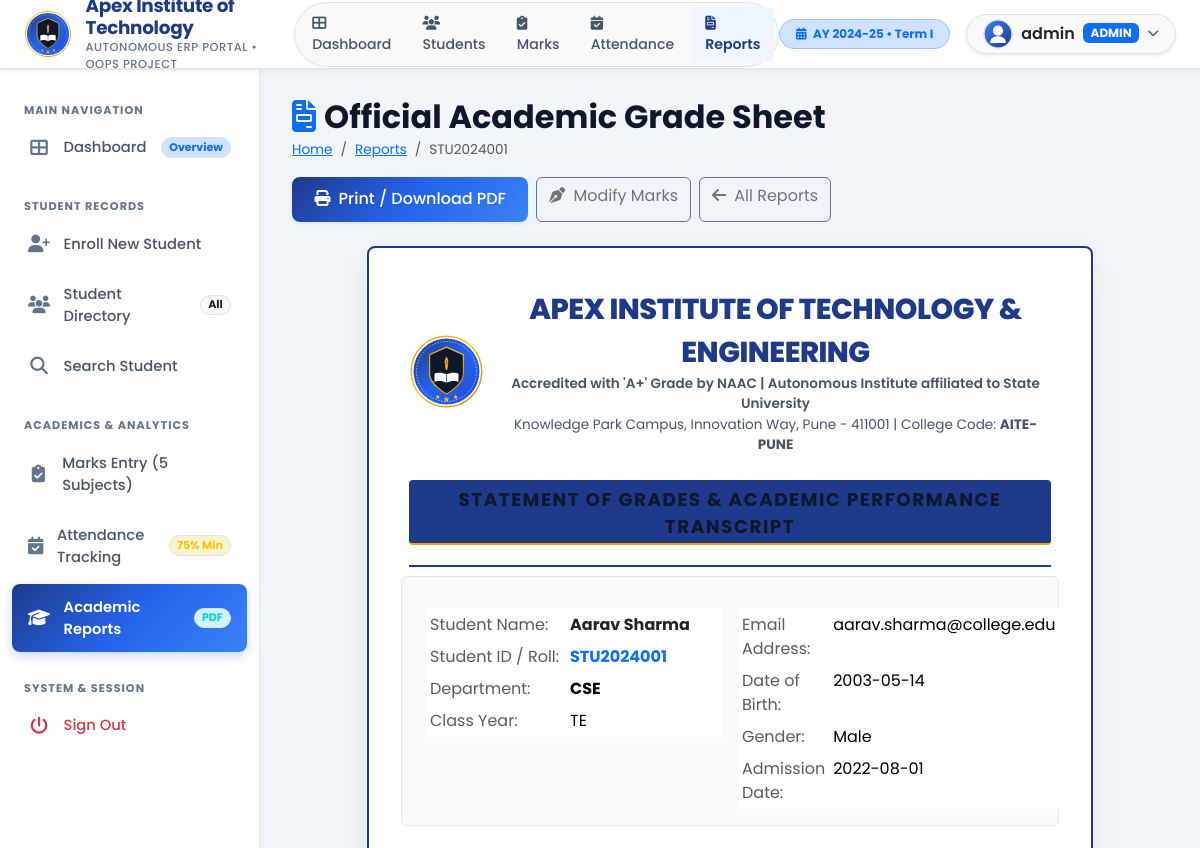
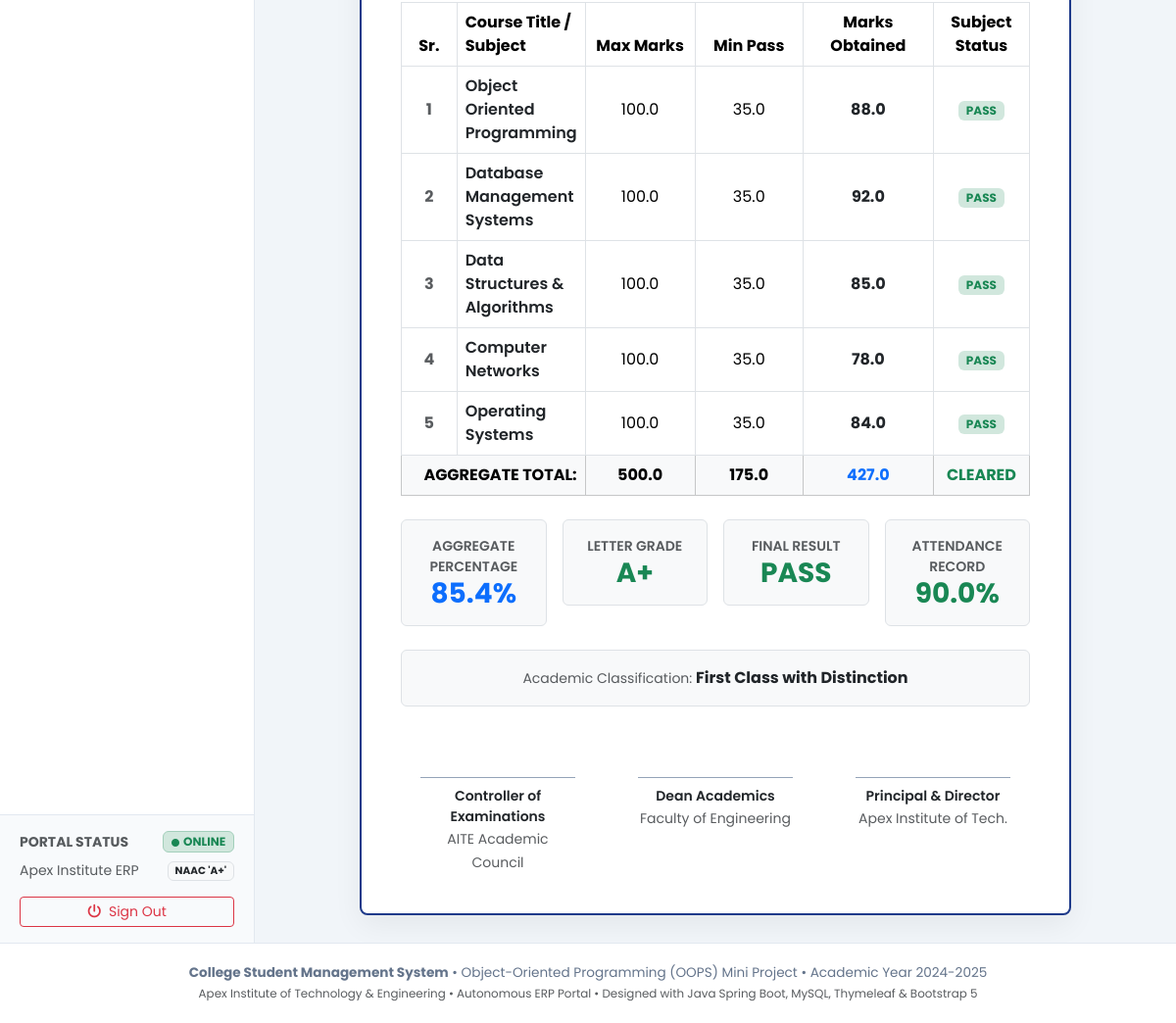
The page /reports/1 (signed in) on the database its author committed (2 pictures, top to bottom).
### tables this page shows
CREATE TABLE students (
        id INTEGER PRIMARY KEY AUTOINCREMENT,
        student_id TEXT UNIQUE NOT NULL,
        name TEXT NOT NULL,
        department TEXT NOT NULL,
        class_year TEXT NOT NULL,
        email TEXT UNIQUE NOT NULL,
        phone TEXT NOT NULL,
        address TEXT,
        dob TEXT NOT NULL,
        gender TEXT NOT NULL,
        admission_date TEXT NOT NULL
    );

CREATE TABLE marks (
        id INTEGER PRIMARY KEY AUTOINCREMENT,
        student_id INTEGER NOT NULL,
        subject TEXT NOT NULL,
        marks_obtained REAL NOT NULL,
        max_marks REAL DEFAULT 100.0,
        FOREIGN KEY (student_id) REFERENCES students(id) ON DELETE CASCADE
    );

### server.py (the view)
@app.route('/reports/<int:id>')
@login_required
def marksheet(id):
    conn = get_db()
    cursor = conn.cursor()
    cursor.execute('SELECT * FROM students WHERE id = ?', (id,))
    student = cursor.fetchone()
    if not student:
        conn.close()
        flash('Student record not found.', 'error')
        return redirect(url_for('reports_list'))
    cursor.execute('SELECT subject, marks_obtained, max_marks FROM marks WHERE student_id = ?', (id,))
    marks_rows = cursor.fetchall()
    marks = [{'subject': r['subject'], 'marks_obtained': r['marks_obtained'], 'max_marks': r['max_marks']} for r in marks_rows]
    existing_subs = {m['subject'] for m in marks}
    for sub in SUBJECTS:
        if sub not in existing_subs:
            marks.append({'subject': sub, 'marks_obtained': 0.0, 'max_marks': 100.0})
    m_list = [m['marks_obtained'] for m in marks]
    total_marks = sum(m_list)
    pct = round((total_marks / 500 * 100), 2)
    grade, result_status, classification = compute_grades(pct, m_list)
    cursor.execute('SELECT total_classes, attended_classes FROM attendance WHERE student_id = ?', (id,))
    att = cursor.fetchone()
    att_pct = 0.0
    if att and att['total_classes'] > 0:
        att_pct = round((att['attended_classes'] / att['total_classes'] * 100), 2)
    conn.close()
    report_data = {
        'id': student['id'],
        'student_id': student['student_id'],
        'name': student['name'],
        'department': student['department'],
        'class_year': student['class_year'],
        'email': student['email'],
        'phone': student['phone'],
        'dob': student['dob'],
        'gender': student['gender'],
        'admission_date': student['admission_date'],
        'marks': marks,
        'total_marks': total_marks,
        'percentage': pct,
        'grade': grade,
        'result_status': result_status,
        'classification': classification,
        'attendance_pct': att_pct
    }
    return render_template('marksheet.html', active_page='reports', report=report_data)

### web_templates/marksheet.html (shortened to what this page needs)
{% extends "layout.html" %}
{% block content %}
<div class="page-title-box no-print d-flex justify-content-between align-items-center mb-4">
    <div>
        <h2 class="fw-bold mb-1"><i class="fas fa-file-invoice text-primary me-2"></i>Official Academic Grade Sheet</h2>
        <nav aria-label="breadcrumb">
            <ol class="breadcrumb mb-0">
                <li class="breadcrumb-item"><a href="/dashboard">Home</a></li>
                <li class="breadcrumb-item"><a href="/reports">Reports</a></li>
                <li class="breadcrumb-item active" aria-current="page">{{ report.student_id }}</li>
            </ol>
        </nav>
    </div>
    <div class="d-flex gap-2">
        <button type="button" class="btn btn-primary shadow-sm" onclick="window.print()">
            <i class="fas fa-print me-1"></i> Print / Download PDF
        </button>
        <a href="/marks/entry/{{ report.id }}" class="btn btn-outline-secondary">
            <i class="fas fa-pen-nib me-1"></i> Modify Marks
        </a>
        <a href="/reports" class="btn btn-outline-secondary">
            <i class="fas fa-arrow-left me-1"></i> All Reports
        </a>
    </div>
</div>
<div class="row justify-content-center">
    <div class="col-lg-10">
        <div class="marksheet-card">
            <div class="marksheet-header">
                <div class="d-flex align-items-center justify-content-center gap-3 mb-2">
                    <img src="/static/images/logo.svg" alt="Apex Crest" style="height: 75px; width: 75px;">
                    <div>
                        <div class="college-title">Apex Institute of Technology &amp; Engineering</div>
                        <div class="college-meta fw-semibold">
                            Accredited with 'A+' Grade by NAAC | Autonomous Institute affiliated to State University
                        </div>
                        <div class="college-meta">
                            Knowledge Park Campus, Innovation Way, Pune - 411001 | College Code: <strong>AITE-PUNE</strong>
                        </div>
                    </div>
                </div>
                <div class="doc-title">
                    STATEMENT OF GRADES &amp; ACADEMIC PERFORMANCE TRANSCRIPT
                </div>
            </div>
            <div class="row g-3 mb-4 p-3 rounded" style="background-color: #f8fafc; border: 1px solid #e2e8f0;">
                <div class="col-md-6">
                    <table class="table table-sm table-borderless mb-0">
                        <tr>
                            <td class="text-muted" style="width: 140px;">Student Name:</td>
                            <td class="fw-bold text-dark">{{ report.name }}</td>
                        </tr>
                        <tr>
                            <td class="text-muted">Student ID / Roll:</td>
                            <td class="fw-bold text-primary">{{ report.student_id }}</td>
                        </tr>
                        <tr>
                            <td class="text-muted">Department:</td>
                            <td><strong>{{ report.department }}</strong></td>
                        </tr>
                        <tr>
                            <td class="text-muted">Class Year:</td>
                            <td>{{ report.class_year }}</td>
                        </tr>
                    </table>
                </div>
                <div class="col-md-6">
                    <table class="table table-sm table-borderless mb-0">
                        <tr>
                            <td class="text-muted" style="width: 140px;">Email Address:</td>
                            <td>{{ report.email }}</td>
                        </tr>
                        <tr>
                            <td class="text-muted">Date of Birth:</td>
                            <td>{{ report.dob }}</td>
                        </tr>
                        <tr>
                            <td class="text-muted">Gender:</td>
                            <td>{{ report.gender }}</td>
                        </tr>
                        <tr>
                            <td class="text-muted">Admission Date:</td>
                            <td>{{ report.admission_date }}</td>
                        </tr>
                    </table>
                </div>
            </div>
            <div class="table-responsive mb-4">
                <table class="table table-bordered align-middle text-center mb-0">
                    <thead style="background-color: #1e3a8a; color: #ffffff;">
                        <tr>
                            <th style="width: 60px;">Sr.</th>
                            <th class="text-start">Course Title / Subject</th>
                            <th style="width: 120px;">Max Marks</th>
                            <th style="width: 120px;">Min Pass</th>
                            <th style="width: 140px;">Marks Obtained</th>
                            <th style="width: 100px;">Subject Status</th>
                        </tr>
                    </thead>
                    <tbody>
                        {% for mark in report.marks %}
                        <tr>
                            <td class="fw-bold text-muted">{{ loop.index }}</td>
                            <td class="text-start fw-semibold text-dark">{{ mark.subject }}</td>
                            <td>100.0</td>
                            <td>35.0</td>
                            <td class="fw-bold {{ 'text-danger' if mark.marks_obtained < 35.0 else 'text-dark' }}">
                                {{ mark.marks_obtained }}
                            </td>
                            <td>
                                {% if mark.marks_obtained >= 35.0 %}
                                    <span class="badge bg-success-subtle text-success">PASS</span>
                                {% else %}
                                    <span class="badge bg-danger-subtle text-danger fw-bold">FAIL</span>
                                {% endif %}
                            </td>
                        </tr>
                        {% endfor %}
                    </tbody>
                    <tfoot class="table-light fw-bold">
                        <tr>
                            <td colspan="2" class="text-end">AGGREGATE TOTAL:</td>
                            <td>500.0</td>
                            <td>175.0</td>
                            <td class="text-primary">{{ report.total_marks }}</td>
                            <td>
                                {% if report.result_status == 'PASS' %}
                                    <span class="text-success">CLEARED</span>
                                {% else %}
                                    <span class="text-danger">BACKLOG</span>
                                {% endif %}
                            </td>
                        </tr>
                    </tfoot>
                </table>
            </div>
            <div class="row g-3 mb-4">
                <div class="col-md-3">
                    <div class="p-3 rounded border text-center bg-light">
                        <small class="text-muted d-block text-uppercase fw-semibold">Aggregate Percentage</small>
                        <h3 class="fw-bold mb-0 text-primary">{{ report.percentage }}%</h3>
                    </div>
                </div>
                <div class="col-md-3">
                    <div class="p-3 rounded border text-center bg-light">
                        <small class="text-muted d-block text-uppercase fw-semibold">Letter Grade</small>
                        <h3 class="fw-bold mb-0 {{ 'text-success' if report.grade in ['O', 'A+', 'A'] else ('text-warning' if report.grade in ['B', 'C', 'D'] else 'text-danger') }}">
                            {{ report.grade }}
                        </h3>
                    </div>
                </div>
                <div class="col-md-3">
                    <div class="p-3 rounded border text-center bg-light">
                        <small class="text-muted d-block text-uppercase fw-semibold">Final Result</small>
                        <h3 class="fw-bold mb-0 {{ 'text-success' if report.result_status == 'PASS' else 'text-danger' }}">
                            {{ report.result_status }}
                        </h3>
                    </div>
                </div>
                <div class="col-md-3">
                    <div class="p-3 rounded border text-center bg-light">
                        <small class="text-muted d-block text-uppercase fw-semibold">Attendance Record</small>
                        <h3 class="fw-bold mb-0 {{ 'text-success' if report.attendance_pct >= 75.0 else 'text-danger' }}">
                            {{ report.attendance_pct }}%
                        </h3>
                    </div>
                </div>
            </div>
            <div class="p-3 rounded border bg-light mb-4 text-center">
                <span class="text-muted small">Academic Classification: </span>
                <strong class="text-dark">{{ report.classification }}</strong>
            </div>
            <div class="row mt-5 pt-4 text-center">
                <div class="col-4">
                    <div style="border-top: 1px solid #94a3b8; width: 80%; margin: 0 auto; padding-top: 8px;">
                        <small class="fw-semibold text-dark d-block">Controller of Examinations</small>
                        <small class="text-muted">AITE Academic Council</small>
                    </div>
                </div>
                <div class="col-4">
                    <div style="border-top: 1px solid #94a3b8; width: 80%; margin: 0 auto; padding-top: 8px;">
                        <small class="fw-semibold text-dark d-block">Dean Academics</small>
                        <small class="text-muted">Faculty of Engineering</small>
                    </div>
                </div>
                <div class="col-4">
                    <div style="border-top: 1px solid #94a3b8; width: 80%; margin: 0 auto; padding-top: 8px;">
                        <small class="fw-semibold text-dark d-block">Principal &amp; Director</small>
                        <small class="text-muted">Apex Institute of Tech.</small>
                    </div>
                </div>
            </div>
        </div>
    </div>
</div>
{% endblock %}

### rows shown on the page
students: student_id "STU2024001", name "Aarav Sharma", department "CSE", class_year "TE", email "aarav.sharma@college.edu", dob "2003-05-14", gender "Male", admission_date "2022-08-01"
marks: subject "Object Oriented Programming", marks_obtained "88.0", shows "PASS"
marks: subject "Database Management Systems", marks_obtained "92.0", shows "PASS"
marks: subject "Data Structures & Algorithms", marks_obtained "85.0", shows "PASS"
marks: subject "Computer Networks", marks_obtained "78.0", shows "PASS"
marks: subject "Operating Systems", marks_obtained "84.0", shows "PASS"

### other values the page prints
{{ session.get('username', 'admin') }} "admin"
{{ session.get('role', 'ADMIN') }} "ADMIN"
{{ report.total_marks }} "427.0"
{{ report.percentage }} "85.4"
{{ report.grade }} "A+"
{{ report.result_status }} "PASS"
{{ report.attendance_pct }} "90.0"
{{ report.classification }} "First Class with Distinction"
